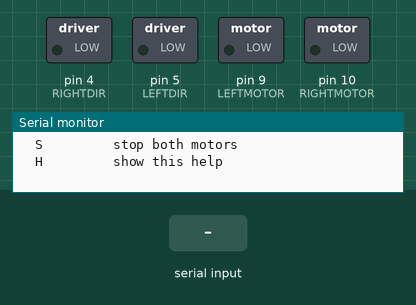
The sketch below on a simulated Arduino Uno, built with avr-gcc and run on an emulated ATmega328P. Parts: switched loads named in the sketch (green lamp = pin HIGH), the last lines printed to the serial monitor. Inputs (shaded band) come from the test bench.

Above: at 1.3 s.
1.4 s: "l90\n" received over Serial
At 2.2 s:
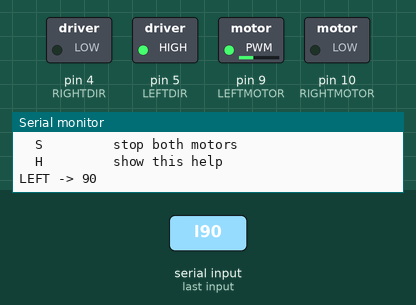
2.9 s: "S\n" received over Serial
At 3.3 s:
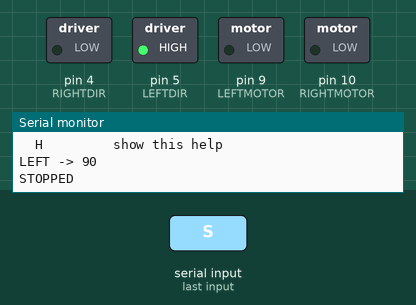
4.4 s: "r90\n" received over Serial
At 5.6 s:
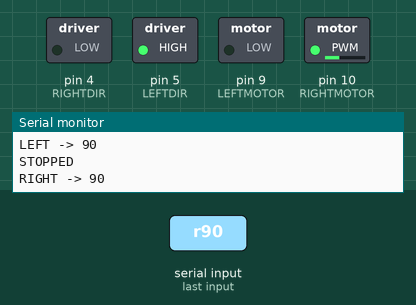
5.9 s: "L90\n" received over Serial
At 6.8 s:
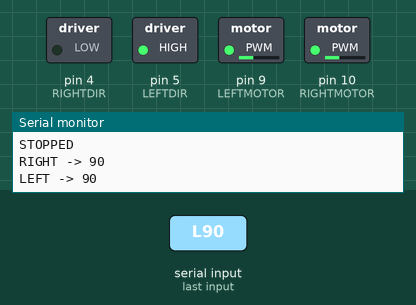
7.4 s: "l,45\n" received over Serial
At 8.0 s:
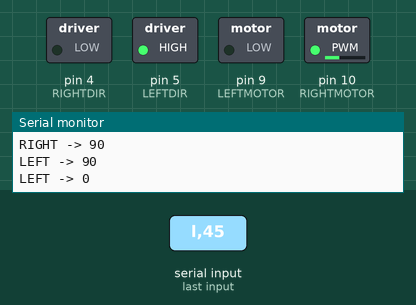
Timing chart, 0 to 9.9 s (numbered marks = the images above; inputs shaded):
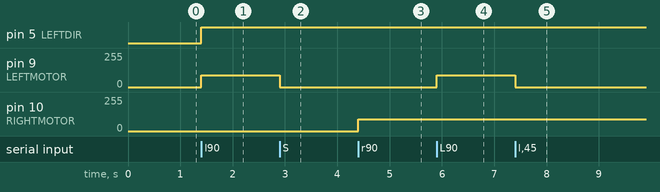

The sketch:

drivemotortest.ino
```cpp
#define LEFTMOTOR 9     // PWM pin for left motor
#define RIGHTMOTOR 10   // PWM pin for right motor
#define LEFTDIR 5       // Direction pin for left motor
#define RIGHTDIR 4      // Direction pin for right motor

void setup() {
  Serial.begin(9600);
  pinMode(LEFTMOTOR, OUTPUT);
  pinMode(RIGHTMOTOR, OUTPUT);
  pinMode(LEFTDIR, OUTPUT);
  pinMode(RIGHTDIR, OUTPUT);
  stopMotors();

  Serial.println("Motor test ready.");
  printHelp();
}

void loop() {
  if (Serial.available()) {
    String cmd = Serial.readStringUntil('\n');
    cmd.trim();
    if (cmd.length() == 0) return;

    char which = cmd.charAt(0);
    int value = cmd.substring(1).toInt();  // signed: negative = reverse

    switch (which) {
      case 'l': case 'L':
        driveMotor(LEFTMOTOR, LEFTDIR, value, false);
        Serial.print("LEFT -> "); Serial.println(value);
        break;
      case 'r': case 'R':
        driveMotor(RIGHTMOTOR, RIGHTDIR, value, true);
        Serial.print("RIGHT -> "); Serial.println(value);
        break;
      case 's': case 'S':
        stopMotors();
        Serial.println("STOPPED");
        break;
      case 'h': case 'H':
        printHelp();
        break;
      default:
        Serial.println("Unrecognized command.");
        printHelp();
    }
  }
}

void driveMotor(int pwmPin, int dirPin, int value, bool reversedDir) {
  bool forward = value >= 0;
  bool dirHigh = reversedDir ? !forward : forward;
  digitalWrite(dirPin, dirHigh ? HIGH : LOW);
  analogWrite(pwmPin, constrain(abs(value), 0, 255));
}

void stopMotors() {
  analogWrite(LEFTMOTOR, 0);
  analogWrite(RIGHTMOTOR, 0);
}

void printHelp() {
  Serial.println("Commands:");
  Serial.println("  L<value>  e.g. L200 or L-200  (left motor, dir+speed)");
  Serial.println("  R<value>  e.g. R150 or R-150  (right motor, dir+speed)");
  Serial.println("  S         stop both motors");
  Serial.println("  H         show this help");
}
```

Measured:
- after the input at 1.4 s, pin 5 (LEFTDIR): LOW → HIGH at once; pin 9 (LEFTMOTOR): 0/255 → 90/255 at once
- after the input at 2.9 s, pin 9 (LEFTMOTOR): 90/255 → 0/255 at once
- after the input at 4.4 s, pin 10 (RIGHTMOTOR): 0/255 → 90/255 at once
- after the input at 5.9 s, pin 9 (LEFTMOTOR): 0/255 → 90/255 at once
- after the input at 7.4 s, pin 9 (LEFTMOTOR): 90/255 → 0/255 at once
